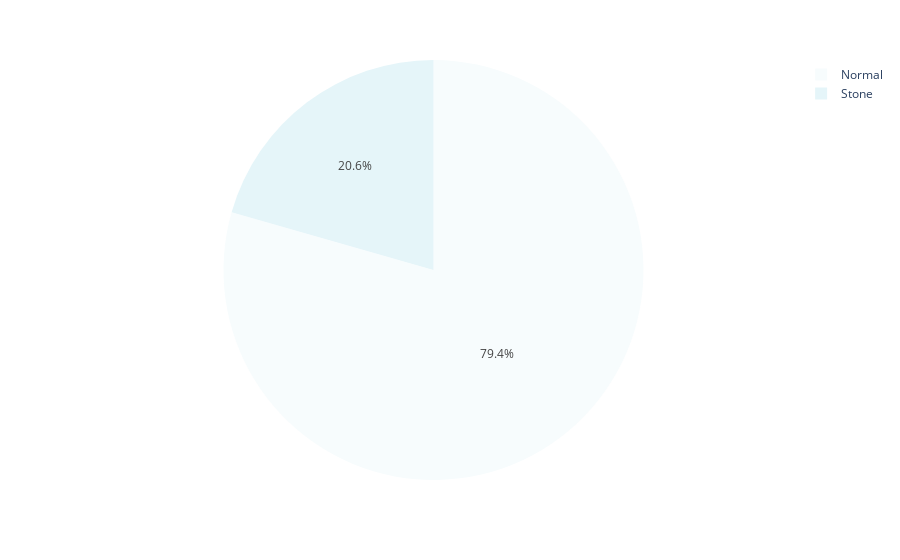

Notebook code cell kept with this figure:
### Code cell
class_names = ['Normal', 'Stone']

normal = len(os.listdir('./dataset/train/normal'))
stone = len(os.listdir('./dataset/train/stone'))

images = [normal, stone]

plt.figure(figsize=(6,5))
sns.barplot(x= class_names, y= images, palette= sns.cubehelix_palette())
plt.title('Frequency of Each Class in the Dataset', fontsize=14)
plt.xlabel('Class names', fontsize=12)
plt.ylabel('Count', fontsize=12)
plt.xticks(range(len(images)))
plt.show()
px.pie(names= class_names, values= images, color_discrete_sequence=px.colors.sequential.BuGn)

### Figure 1 — Plotly figure (JSON) as saved in the notebook; plotly's stock layout.template omitted (floating-point values rounded to 4 significant figures)
{"data": [{"domain": {"x": [0, 1], "y": [0, 1]}, "hovertemplate": "label=%{label}<br>value=%{value}<extra></extra>", "labels": ["Normal", "Stone"], "legendgroup": "", "name": "", "showlegend": true, "type": "pie", "values": [2619, 678]}], "layout": {"legend": {"tracegroupgap": 0}, "margin": {"t": 60}, "piecolorway": ["rgb(247,252,253)", "rgb(229,245,249)", "rgb(204,236,230)", "rgb(153,216,201)", "rgb(102,194,164)", "rgb(65,174,118)", "rgb(35,139,69)", "rgb(0,109,44)", "rgb(0,68,27)"]}}
